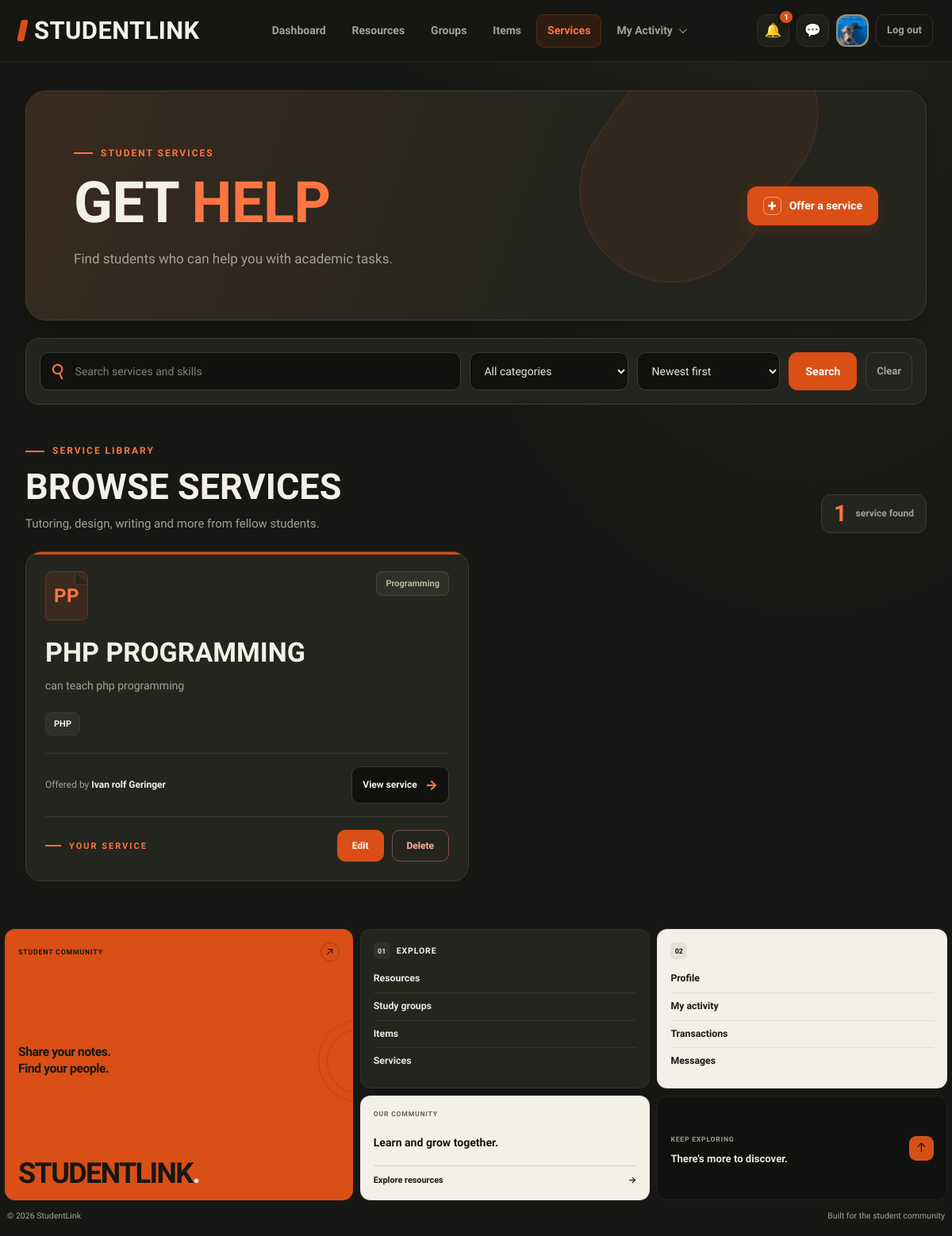
Screenshot of /services.php (signed in) with the database file from the repository.
### tables this page shows
CREATE TABLE `users` (
  `id` int(10) UNSIGNED NOT NULL,
  `full_name` varchar(100) NOT NULL,
  `email` varchar(150) NOT NULL,
  `password_hash` varchar(255) DEFAULT NULL,
  `google_id` varchar(64) DEFAULT NULL,
  `course` varchar(50) DEFAULT NULL,
  `year_level` varchar(20) DEFAULT NULL,
  `about` text DEFAULT NULL,
  `skills` varchar(255) DEFAULT NULL,
  `photo_path` varchar(255) DEFAULT NULL,
  `role` enum('student','admin') NOT NULL DEFAULT 'student',
  `status` enum('Active','Suspended') NOT NULL DEFAULT 'Active',
  `created_at` timestamp NOT NULL DEFAULT current_timestamp()
);

CREATE TABLE `services` (
  `id` int(10) UNSIGNED NOT NULL,
  `user_id` int(10) UNSIGNED NOT NULL,
  `category_id` int(10) UNSIGNED NOT NULL,
  `title` varchar(150) NOT NULL,
  `description` text NOT NULL,
  `skills` varchar(255) NOT NULL,
  `status` enum('Active','Removed') NOT NULL DEFAULT 'Active',
  `created_at` timestamp NOT NULL DEFAULT current_timestamp()
);

CREATE TABLE `categories` (
  `id` int(10) UNSIGNED NOT NULL,
  `kind` enum('item','service') NOT NULL,
  `name` varchar(80) NOT NULL
);

### includes/functions.php (called while the page is built, shortened)
<?php
function e($v) {
    return htmlspecialchars((string)$v, ENT_QUOTES, 'UTF-8');
}

### services.php (the view, shortened to what this page needs)
<?php
require_once __DIR__ . '/db_connect.php';
require_once __DIR__ . '/includes/functions.php';
$currentUserId = (int) $_SESSION['user_id'];
$active = 'services';
$css    = ['services'];
$search         = trim($_GET['q'] ?? '');
$sort           = $_GET['sort'] ?? '';
$rows = [];
$loadError = false;
try {
    $sql = "SELECT
                s.id,
                s.user_id,
                s.title,
                s.description AS `desc`,
                s.skills,
                s.status,
                s.created_at,
                c.name AS category,
                u.full_name AS `by`
            FROM services AS s
            INNER JOIN categories AS c
                ON c.id = s.category_id
            INNER JOIN users AS u
                ON u.id = s.user_id
            WHERE s.status = 'Active'
              AND c.kind = 'service'";
    if ($sort === 'az') {
        $sql .= " ORDER BY s.title ASC";
    } else {
        $sql .= " ORDER BY s.created_at DESC, s.id DESC";
    }
    $stmt = $conn->prepare($sql);
    $stmt->execute();
    $rows = $stmt
        ->get_result()
        ->fetch_all(MYSQLI_ASSOC);
} catch (Throwable $e) {
    error_log('Services page error: ' . $e->getMessage());
    $loadError = true;
}
require_once __DIR__ . '/includes/header.php';
?>
<main class="services-page">
    <header class="services-intro">
        <div class="services-intro-content">
            <span class="services-eyebrow">Student Services</span>
            <h1>Get <span>help</span></h1>
            <p>Find students who can help you with academic tasks.</p>
        </div>
        <a class="service-offer-btn" href="service-offer.php">
            <span class="offer-icon">+</span>
            Offer a service
        </a>
    </header>
    <section class="services-toolbar">
        <form class="services-filter-form" method="get" role="search">
            <label class="service-search">
                <span class="search-icon" aria-hidden="true">&#9906;</span>
                <input
                    type="search"
                    name="q"
                    placeholder="Search services and skills"
                    value="<?= e($search) ?>"
                    aria-label="Search services"
                >
            </label>
            <div class="service-filter">
                <select
                    name="category"
                    aria-label="Filter by category"
                    onchange="this.form.submit()"
                >
                    <option value="">All categories</option>
                </select>
            </div>
            <div class="service-filter">
                <select
                    name="sort"
                    aria-label="Sort services"
                    onchange="this.form.submit()"
                >
                    <option value="" <?= $sort !== 'az' ? 'selected' : '' ?>>
                        Newest first
                    </option>
                </select>
            </div>
            <button type="submit" class="service-search-btn">
                Search
            </button>
            <a class="service-clear-btn" href="services.php">
                Clear
            </a>
        </form>
    </section>
    <section class="services-library">
        <div class="services-section-heading">
            <div>
                <span class="services-eyebrow">Service library</span>
                <h2>Browse services</h2>
                <p>Tutoring, design, writing and more from fellow students.</p>
            </div>
            <div class="services-count">
                <strong><?= count($rows) ?></strong>
                <span>
                    service<?= count($rows) === 1 ? '' : 's' ?> found
                </span>
            </div>
        </div>
        <?php if ($loadError): ?>
            <div class="services-empty-state">
                <div class="empty-state-icon" aria-hidden="true">&#9671;</div>
                <h3>Unable to load services</h3>
                <p>
                    Unable to load services from the database.
                    Please check the PHP error log for details.
                </p>
            </div>
        <?php else: ?>
            <div class="services-grid">
                <?php foreach ($rows as $s): ?>
                    <?php
                    $isOwner = (
                        $currentUserId === (int) $s['user_id']
                    );
                    $words = preg_split(
                        '/\s+/',
                        trim($s['title']),
                        -1,
                        PREG_SPLIT_NO_EMPTY
                    );
                    $serviceInitials = '';
                    foreach (array_slice($words, 0, 2) as $word) {
                        $serviceInitials .= mb_strtoupper(
                            mb_substr($word, 0, 1)
                        );
                    }
                    $skillList = [];
                    if (!empty($s['skills'])) {
                        $skillList = array_slice(
                            array_filter(
                                array_map(
                                    'trim',
                                    explode(',', $s['skills'])
                                )
                            ),
                            0,
                            4
                        );
                    }
                    ?>
                    <article class="service-card">
                        <div class="service-card-top">
                            <div class="service-icon" aria-hidden="true">
                                <?= e($serviceInitials) ?>
                            </div>
                            <span class="service-category">
                                <?= e($s['category']) ?>
                            </span>
                        </div>
                        <div class="service-card-content">
                            <h3><?= e($s['title']) ?></h3>
                            <p class="service-description">
                                <?= e(
                                    $s['desc']
                                    ?: 'No description has been added yet.'
                                ) ?>
                            </p>
                            <?php if (!empty($skillList)): ?>
                                <div class="service-skills">
                                    <?php foreach ($skillList as $skill): ?>
                                        <span class="service-skill">
                                            <?= e($skill) ?>
                                        </span>
                                    <?php endforeach; ?>
                                </div>
                            <?php endif; ?>
                        </div>
                        <div class="service-card-footer">
                            <span class="service-by">
                                Offered by
                                <strong><?= e($s['by']) ?></strong>
                            </span>
                            <a
                                class="service-view-btn"
                                href="service-view.php?id=<?= (int) $s['id'] ?>"
                            >
                                View service
                                <span aria-hidden="true">&rarr;</span>
                            </a>
                        </div>
                        <?php if ($isOwner): ?>
                            <div class="service-owner-actions">
                                <span class="service-owner-label">
                                    Your service
                                </span>
                                <div class="service-owner-buttons">
                                    <a
                                        class="service-edit-btn"
                                        href="service-edit.php?id=<?= (int) $s['id'] ?>"
                                    >
                                        Edit
                                    </a>
                                    <form
                                        class="service-delete-form"
                                        action="service-delete.php"
                                        method="post"
                                        onsubmit="return confirm('Are you sure you want to remove this service?');"
                                    >
                                        <button
                                            type="submit"
                                            class="service-delete-btn"
                                        >
                                            Delete
                                        </button>
                                    </form>
                                </div>
                            </div>
                        <?php endif; ?>
                    </article>
                <?php endforeach; ?>
            </div>
        <?php endif; ?>
    </section>
</main>
<?php
require_once __DIR__ . '/includes/footer.php';
?>

### includes/header.php (shortened to what this page needs)
<?php
require_once __DIR__ . '/functions.php';
require_once __DIR__ . '/../db_connect.php';
$css = $css ?? [];
$active = $active ?? '';
$bare = $bare ?? false;
$headerName = $_SESSION['full_name']
    ?? $_SESSION['user']
    ?? 'Student';
$headerPhoto = '';
$unreadNotificationCount = 0;
if (!empty($_SESSION['user_id'])) {
    $headerUserId = (int) $_SESSION['user_id'];
    $photoStmt = $conn->prepare("
        SELECT full_name, photo_path
        FROM users
        WHERE id = ?
        LIMIT 1
    ");
    if ($photoStmt) {
        $photoStmt->bind_param('i', $headerUserId);
        $photoStmt->execute();
        $photoResult = $photoStmt->get_result();
        $headerUser = $photoResult->fetch_assoc();
        if ($headerUser) {
            $headerName = $headerUser['full_name'] ?: $headerName;
            if (!empty($headerUser['photo_path'])) {
                $headerPhoto = $headerUser['photo_path'];
            }
        }
    }
    $notificationStmt = $conn->prepare("
        SELECT COUNT(*) AS unread_count
        FROM notifications
        WHERE user_id = ?
        AND is_read = 0
    ");
    if ($notificationStmt) {
        $notificationStmt->bind_param('i', $headerUserId);
        $notificationStmt->execute();
        $notificationResult = $notificationStmt->get_result();
        $notificationRow = $notificationResult->fetch_assoc();
        $unreadNotificationCount = (int) (
            $notificationRow['unread_count'] ?? 0
        );
    }
}
?>
<!DOCTYPE html>
<html lang="en">
<head>
    <?php foreach ($css as $stylesheet): ?>
        <link
            rel="stylesheet"
            href="css/<?= e($stylesheet) ?>.css"
        >
    <?php endforeach; ?>
</head>
<body>
<?php if (!$bare): ?>
<nav class="nav" aria-label="Main navigation">
    <a class="logo" href="dashboard.php">StudentLink</a>
    <div class="nav-links">
        <?php
        $navigation = [
            'dashboard' => 'Dashboard',
            'resources' => 'Resources',
            'groups'    => 'Groups',
            'items'     => 'Items',
            'services'  => 'Services'
        ];
        foreach ($navigation as $key => $label):
        ?>
            <a
                href="<?= e($key) ?>.php"
                <?= $active === $key ? 'aria-current="page"' : '' ?>
            >
                <?= e($label) ?>
            </a>
        <?php endforeach; ?>
        <div class="activity-menu" id="activity-menu">
            <button
                type="button"
                class="activity-trigger <?= in_array($active, ['activity', 'transactions'], true) ? 'menu-active' : '' ?>"
                id="activity-menu-button"
                aria-expanded="false"
                aria-controls="activity-dropdown"
            >
                My Activity
                <span class="activity-chevron" aria-hidden="true"></span>
            </button>
        </div>
    </div>
    <div class="nav-tools">
        <a
            class="icon-btn notification-link"
            href="notifications.php"
            aria-label="<?= $unreadNotificationCount > 0
                ? 'Notifications, ' . $unreadNotificationCount . ' unread'
                : 'Notifications' ?>"
            title="Notifications"
            <?= $active === 'notifications' ? 'aria-current="page"' : '' ?>
        >
            &#128276;
            <?php if ($unreadNotificationCount > 0): ?>
                <span class="notification-badge">
                    <?= $unreadNotificationCount > 99
                        ? '99+'
                        : $unreadNotificationCount ?>
                </span>
            <?php endif; ?>
        </a>
        <a
            class="icon-btn"
            href="messages.php"
            aria-label="Messages"
            title="Messages"
            <?= $active === 'messages' ? 'aria-current="page"' : '' ?>
        >
            &#128172;
        </a>
        <a
            class="avatar"
            href="profile.php"
            aria-label="Your profile"
            title="<?= e($headerName) ?>"
        >
            <?php if ($headerPhoto !== ''): ?>
                <img
                    src="<?= e($headerPhoto) ?>"
                    alt="Your profile photo"
                >
            <?php else: ?>
                <?= e(initials($headerName)) ?>
            <?php endif; ?>
        </a>
        <a class="logout" href="logout.php">Log out</a>
    </div>
</nav>
<?php endif; ?>
</body>
</html>

### rows the page displays
users: photo_path (picture)
services: serviceInitials "PP", category.name "Programming", title "PHP PROGRAMMING", description "can teach php programming", skills "PHP", user.full_name "Ivan rolf Geringer"

### other values shown
$label "Dashboard"
$label "Resources"
$label "Groups"
$label "Items"
$label "Services"
$unreadNotificationCount "1"
count($rows) "1"
